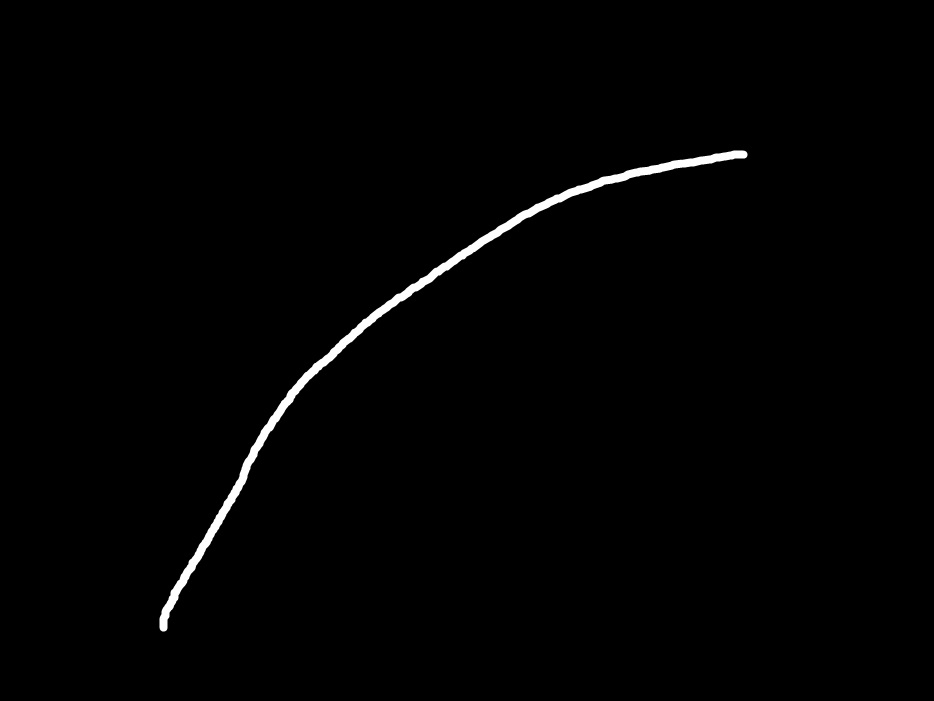
#> input picture image2.jpg, 934 x 701 px
$ python test.py
#> lines starting #> are read from the running program, lines starting #| are printed output that depends on the picture; after the words box and inside, x2 and y2 are one past the last pixel; in counts of white or black regions, pixels touching at a corner belong together; long printed decimals are rounded
import cv2
import numpy as np
from skimage.morphology import skeletonize
from timeit import default_timer as timer
import math


def draw_line_from_points(image, points, color=(0, 255, 0), thickness=2):
    # Convert the points to numpy array format
    points = np.array(points)

    # Convert points to integer coordinates
    points = points.astype(int)

    # Draw the line connecting the points
    for i in range(len(points) - 1):
        t = i / len(points)
        color = (0, int(255.0 * (1.0 - t)), int(255.0 * t))
        cv2.line(image, tuple(points[i]), tuple(points[i + 1]), color, thickness)

    return image


def test_func(image):
    # Read an image

    # Convert the image to grayscale
    gray = cv2.cvtColor(image, cv2.COLOR_BGR2GRAY)

    # Threshold the image to get a binary image
    ret, thresh = cv2.threshold(gray, 127, 255, 0)

    # Find contours in the binary image
    contours, _ = cv2.findContours(thresh, cv2.RETR_EXTERNAL, cv2.CHAIN_APPROX_SIMPLE)

    # Assuming there's only one contour in this example
    contour = contours[0]

    # Create a mask from the contour
    mask = np.zeros_like(gray)
    cv2.drawContours(mask, [contour], -1, 255, thickness=cv2.FILLED)

    # Use skeletonization to find the centerline of the contour
    skeleton = skeletonize(mask / 255).astype(np.uint8) * 255

    # Find contours in the skeleton image
    skeleton_contours, _ = cv2.findContours(skeleton, cv2.RETR_EXTERNAL, cv2.CHAIN_APPROX_NONE)

    # Extract the coordinates of the contour points
    centerline_points = []
    for contour in skeleton_contours:
        for point in contour:
            centerline_points.append(tuple(point[0]))


    # Filter out points that are too close to each other
    min_distance = 30  # Adjust as needed
    filtered_points = [centerline_points[0]]
    for point in centerline_points:
        if all(cv2.norm(np.array(point) - np.array(p)) > min_distance for p in filtered_points):
            filtered_points.append(point)

    # for idx, point in enumerate(filtered_points):
    #     filtered_points[0]


    # # Make sure the first point corresponds to the starting point of the curve
    # # Find the point closest to the starting point of the contour
    # start_point = contour[contour[:, :, 0].argmin()][0]
    # start_index = min(range(len(filtered_points)), key=lambda i: cv2.norm(np.array(filtered_points[i]) - start_point))
    # centerline_points = filtered_points[start_index:] + filtered_points[:start_index]


    draw_line_from_points(image, filtered_points, (0, 0, 255), 5)
    # Display the centerline points
    for point in filtered_points:
        cv2.circle(image, point, 4, (255, 0, 0), -1)  # Draw a green circle at each point
    return image


image = cv2.imread('image2.jpg')
#> image is the input picture: shape (701, 934, 3); min 0, max 255, mean 2.5
mean_fps = 0
count = 100
for i in range(count):
    start = timer()
    test_func(image)
    end = timer()
    mean_fps += 1 / (end - start)
#> this loop made 100 passes
#> skeleton_contours in test_func on passes 1 to 12: 1 contour, all with area under 20, 1 contour, all with area under 20, 1 contour, all with area under 20, 1 contour, all with area under 20, 1 contour, all with area under 20, 1 contour, all with area under 20, 1 contour, all with area under 20, 1 contour, all with area under 20, 1 contour, all with area under 20, 1 contour, all with area under 20, 1 contour, all with area under 20, [[[161, 630], [162, 630], [163, 630], [162, 630]]]
#> skeleton_contours in test_func on passes 16, 58: [[[172, 607]]], [[[226, 499], [225, 500], [224, 501], [225, 500]]]
#> pass 1, in test_func, `skeleton = skeletonize(mask / 255).astype(np.uint8) * 255`:
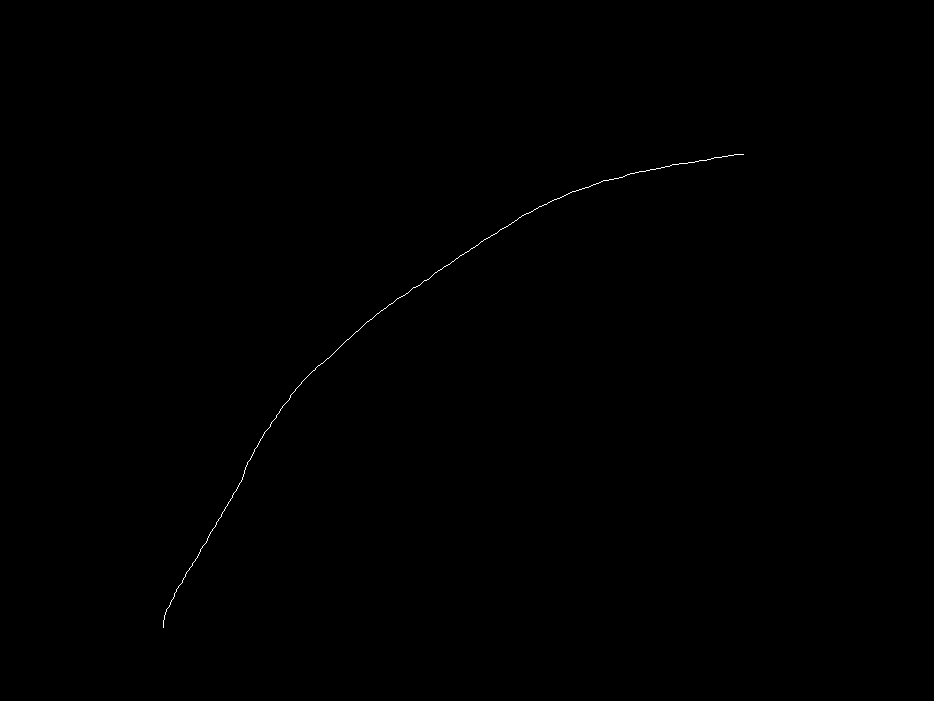
#> skeleton: shape (701, 934); 0.11% white in thin lines or dots, all inside (x1, y1, x2, y2) = (163, 154, 744, 628)
#> after the loop:
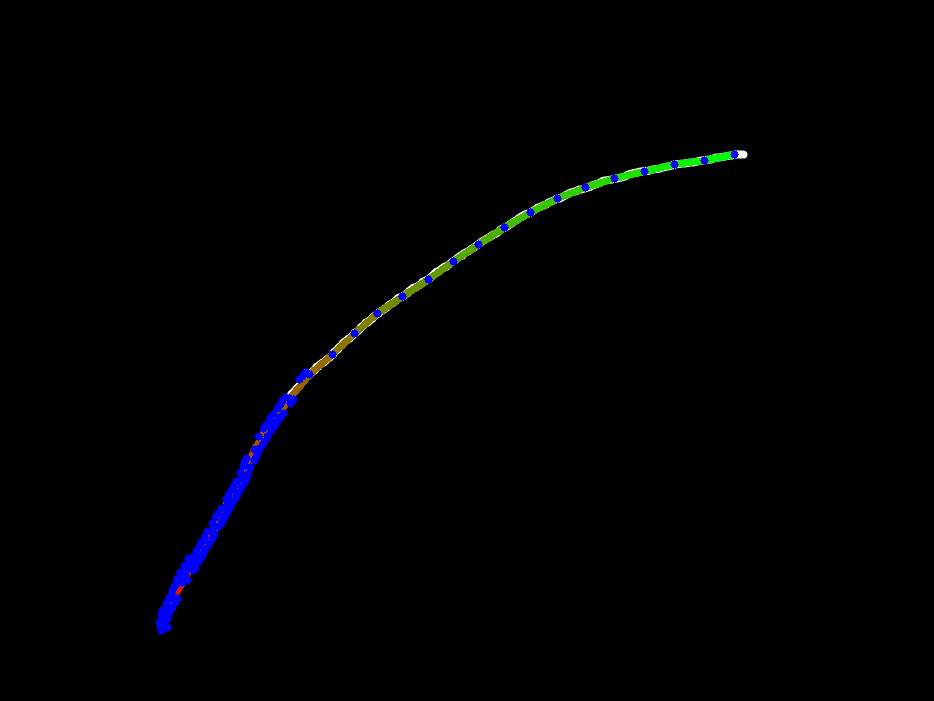
#> image: shape (701, 934, 3); 1.16% of pixels changed, all inside (x1, y1, x2, y2) = (155, 150, 739, 635)
#> after the loop, mean_fps = 14283

mean_fps /= count
#> mean_fps = 142.8

print(mean_fps)
#| 142.830


# [86 lines of commented-out code are left out]
cv2.imshow('Centerline Points', image)
cv2.waitKey(0)
cv2.destroyAllWindows()

$ run again, with image.jpg copied over image2.jpg
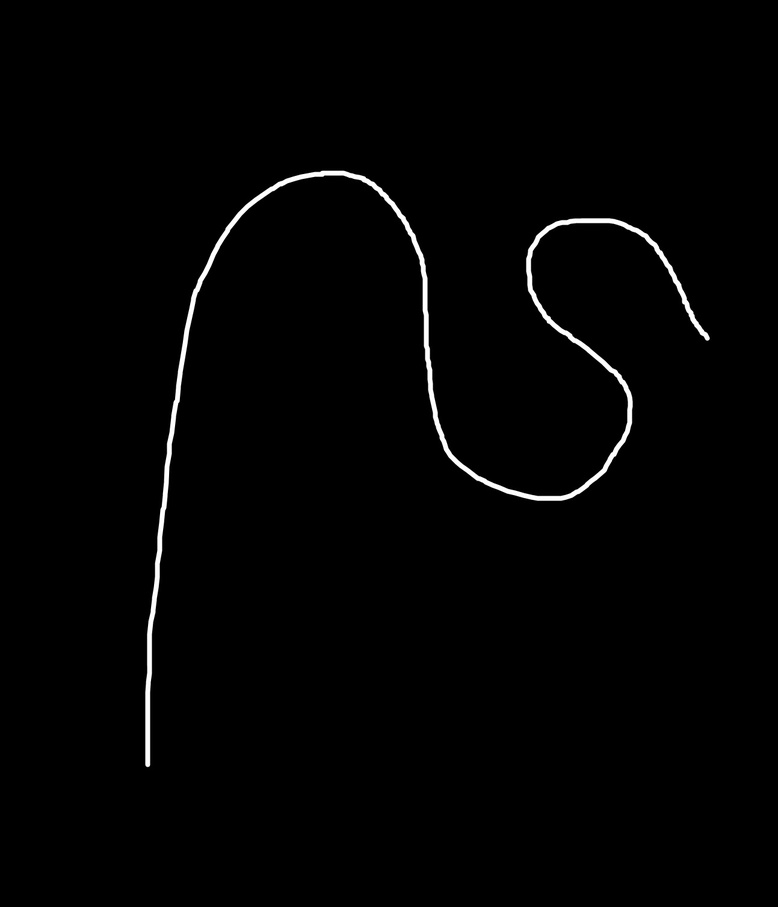
#> input picture image.jpg, 778 x 907 px, shrunk from 1293 x 1506 before the run
#> image is the input picture: shape (907, 778, 3); min 0, max 255, mean 3
#> the loop `for i in range(count):` made 100 passes
#> skeleton_contours in test_func on passes 1 to 8: 1 contour, all with area under 20, 1 contour, all with area under 20, 1 contour, all with area under 20, 1 contour, all with area under 20, 1 contour, all with area under 20, 1 contour, all with area under 20, [[[147, 764], [147, 765]]], 1 contour, all with area under 20
#> pass 1, in test_func, `skeleton = skeletonize(mask / 255).astype(np.uint8) * 255`:
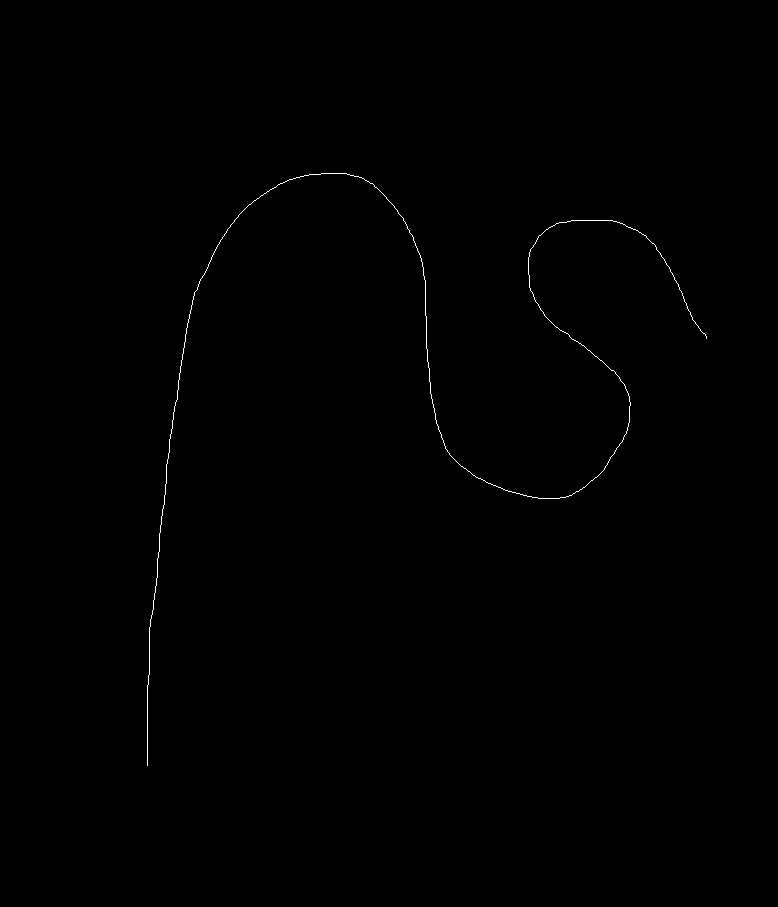
#> skeleton: shape (907, 778); 0.22% white in thin lines or dots, all inside (x1, y1, x2, y2) = (147, 173, 707, 766)
#> after the loop `for i in range(count):`:
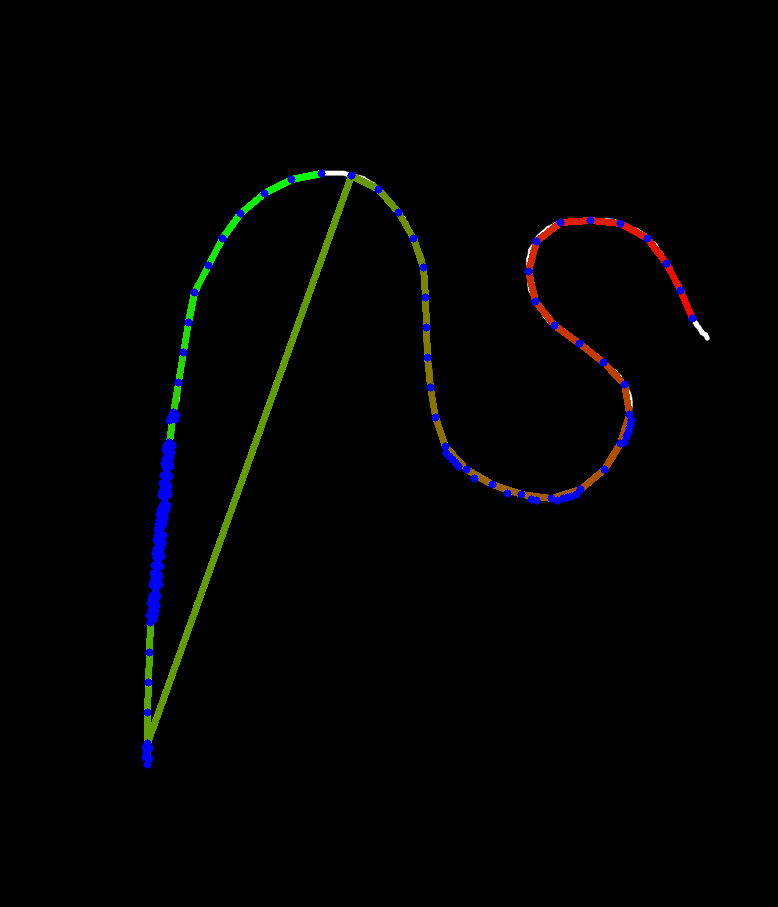
#> image: shape (907, 778, 3); 2.42% of pixels changed, all inside (x1, y1, x2, y2) = (141, 169, 697, 769)
#> after the loop `for i in range(count):`: mean_fps = 13156.4
#> `mean_fps /= count`: mean_fps = 131.6
#| 131.564
